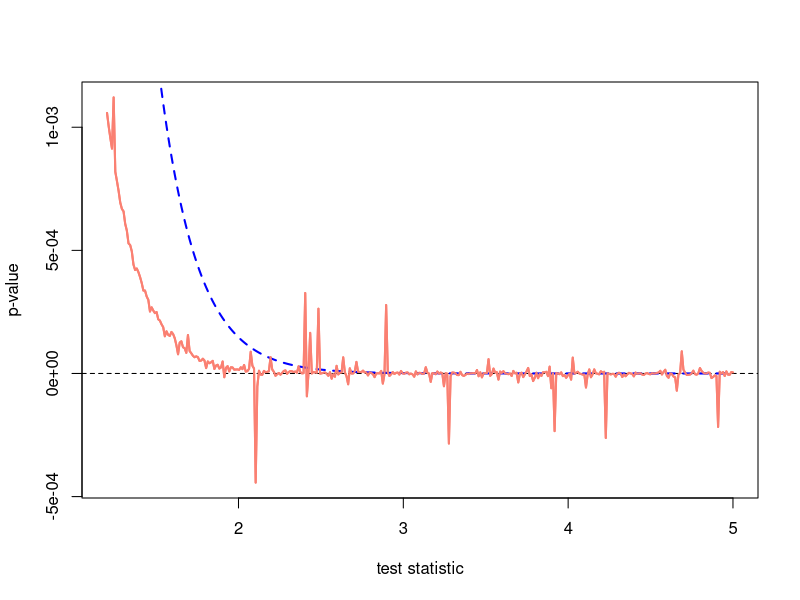

The R source for this figure:
#setwd('/home/tba3/Desktop/today/ks-test/JSS')

  cvm.stat.disc <- function(x,y, type=c("W2", "U2", "A2")) {
    type <- match.arg(type)
    I <- knots(y)
    N <- length(x)
    e <- diff(c(0,N*y(I)))
    obs <- rep(0, length(I))
    for(j in 1:length(I)) {
      obs[j] <- length(which(x == I[j]))
    }
    S <- cumsum(obs)
    T <- cumsum(e)
    H <- T/N
    p <- e/N
    t <- (p + p[c(2:length(p), 1)])/2
    Z <- S - T
    Zbar <- sum(Z*t)

    S0 <- diag(p) - p %*% t(p)
    A <- matrix(1, length(p), length(p))
    A <- apply(row(A) >= col(A),2, as.numeric)
    E <- diag(t)
    One <- rep(1, nrow(E))
    K <- diag(0, length(H))
    diag(K)[-length(H)] <- 1/(H[-length(H)]*(1-H[-length(H)]))
    Sy <- A %*% S0 %*% t(A)
    M <- switch(type, W2 = E,
                U2 = (diag(1, nrow(E)) - 
                      E%*%One%*%t(One))%*%E%*%(diag(1, nrow(E)) -
                      One%*%t(One)%*%E),
                A2 = E%*%K)
    lambda <- eigen(M%*%Sy)$values

    STAT <- switch(type, W2 = sum(Z^2*t)/N, U2 = sum((Z-Zbar)^2*t)/N,
                   A2 = sum((Z^2*t/(H*(1-H) ))[-length(I)])/N)

    return(c(STAT, lambda))
  } # End cvm.stat()


  cvm.pval <- function(STAT, lambda, good=TRUE) {

    x <- STAT

    theta <- function(u) {
      VAL <- 0
      for(i in 1:length(lambda)) {
         VAL <- VAL + 0.5*atan(lambda[i]*u)
      }
      return(VAL - 0.5*x*u)
    }

    rho <- function(u) {
      VAL <- 0
      for(i in 1:length(lambda)) {
        VAL <- VAL + log(1 + lambda[i]^2*u^2)     
      }
      VAL <- exp(VAL*0.25)
      return(VAL)
    }

    fun <- function(u) return(sin(theta(u))/(u*rho(u)))

    pval <- 0
    try(pval <- 0.5 + integrate(fun, 0, Inf, subdivisions=1e6)$value/pi,
        silent=TRUE)
    if(pval > 0.001 || good == FALSE) return(pval)
    if(pval <= 0.001 & good == TRUE) {
      df <- sum(lambda != 0)
      return(dchisq(STAT/max(lambda),df))
    }
  } # End cvm.pval()

#lambda <- sort(runif(10))
#lambda <- sort(c(0.020837 , 0.342575 , 0.531838 , 0.604825 , 0.645453 , 0.706874 , 0.750545 , 0.776914 , 0.810034 , 0.880271))
y <- ecdf(1:4)
x <- sample(1:4)
lambda <- cvm.stat.disc(x,y,'W2')[-1]
cvm.pval(1, lambda)

I <- seq(0,5,length.out=500)
y <- rep(NA, length(I))
for(i in 1:length(I)) {
  y[i] <- cvm.pval(I[i], lambda, good=TRUE)
}
z <- rep(NA, length(I))
for(i in 1:length(I)) {
  z[i] <- cvm.pval(I[i], lambda, good=FALSE)
}

#pdf('fig1.pdf', height=6, width=8)
coff <- 1.2
coff2 <- 1.3
plot(I[I > coff], z[I > coff], type='l', xlab='test statistic', ylab='p-value', col='salmon', lwd=2)
abline(h=0, lty=2)
lines(I[I > coff2], y[I > coff2], lty=2, col='blue', lwd=2)
lines(I[I > coff], z[I > coff], col='salmon', lwd=2)
#dev.off()
